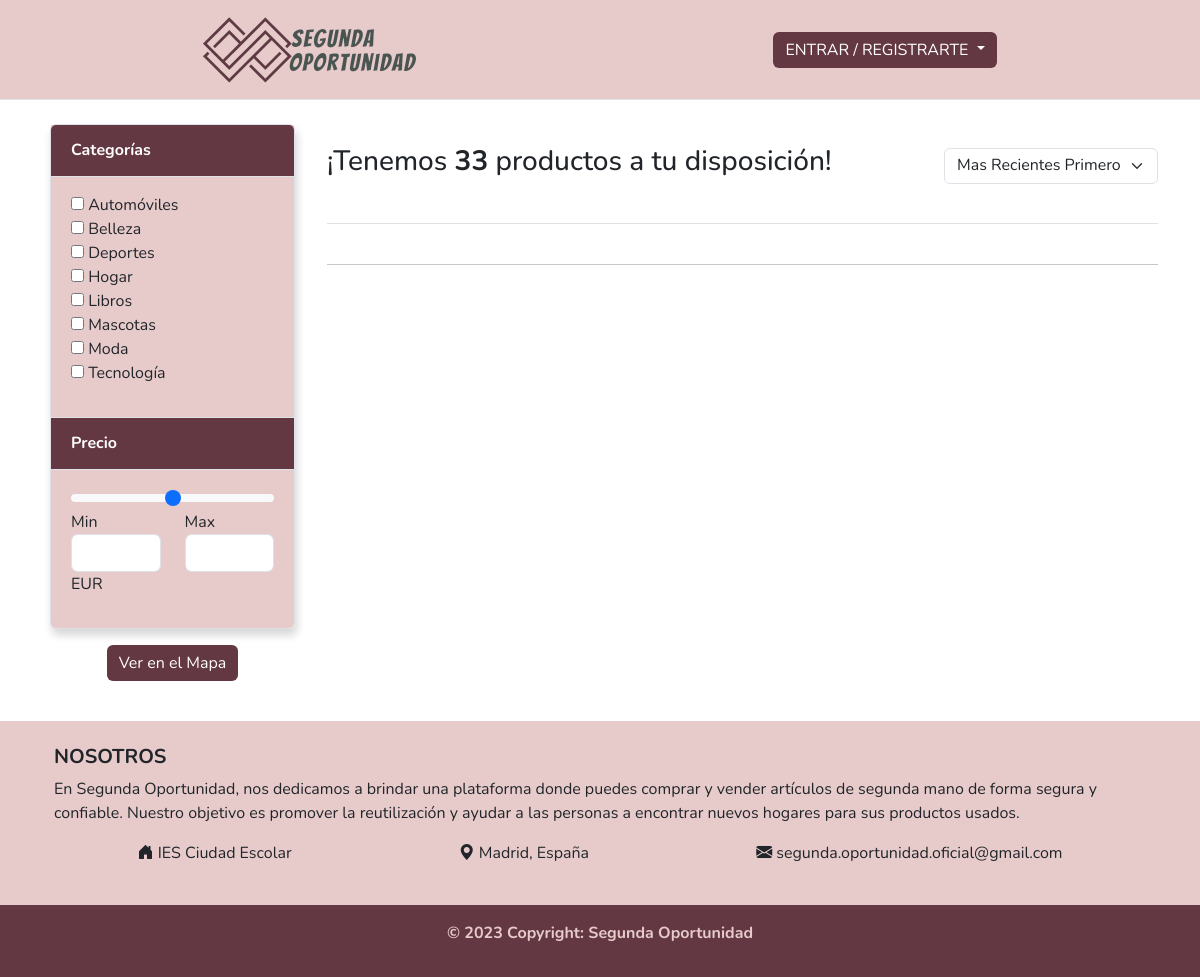
/Controlador/controlador_productos.php, run on the app's committed database.
### tables this page shows
CREATE TABLE `categorias` (
  `id_categoria` tinyint(3) UNSIGNED NOT NULL,
  `nom_categoria` varchar(30) NOT NULL,
  `desc_categoria` text NOT NULL
);

### web/Modelo/conexion.php (called while the page is built)
<?php
class Conexion {
    private $server = "localhost";
    private $db = "segunda_oportunidad";
    private $user = "root";
    private $pssw = "";
    function get_conexion(){
        try {
            $conn = new PDO('mysql:host='.$this->server.'; dbname='.$this->db,$this->user,$this->pssw);
            $conn->setAttribute(PDO::ATTR_ERRMODE, PDO::ERRMODE_EXCEPTION);
            return $conn;
        } catch(PDOException $e) {
            echo "Excepcion: ".$e;
            return $e->getMessage();
        }
    }
}
?>

### web/Modelo/categoriaDAO.php (called while the page is built)
<?php
require_once("conexion.php");
class categoriaDAO extends Conexion {
    private $con;
    function __construct() {
        $this->con = parent::get_conexion();
    }
    function obtiene_todas_categorias(){
        try {
            $sql = "SELECT id_categoria, nom_categoria FROM categorias";
            $stmt = $this->con->prepare($sql);
            if($stmt->execute()){
                $registros = $stmt->fetchAll(PDO::FETCH_ASSOC);
            }
            return $registros;
        } catch (PDOException $e) {
            return false;
        }
    }
}
?>

### web/Vista/index.php (the view, shortened to what this page needs)
<?php require_once("../Vista/cabecera.php") ?>
<!DOCTYPE html>
<html lang="es">
<head>
 <link rel="stylesheet" href="../Vista/css/index.css">
</head>
<body>
  <section>
    <div class="container">
      <div class="row">
        <div class="col-lg-3">
          <div class="card d-lg-block mb-3">
            <div class="accordion" id="acordion">
              <div class="accordion-item">
                <h2 class="accordion-header" id="headingOne">
                  <button class="accordion-button" >
                    <b>Categorías</b>
                  </button>
                </h2>
                <div id="collapseOne" class="show" aria-labelledby="headingOne" data-bs-parent="#accordion">
                  <div class="accordion-body">
                    <ul class="list-unstyled">
                    <?php
                      $html = "";
                      foreach($categorias AS $categoria){
                        $html .= "<input type='checkbox' class='checkbox_categoria' value='".$categoria['id_categoria']."' /> ";
                        $html .= $categoria['nom_categoria']."<br/>";
                      }
                      $html .= "";
                      echo $html;
                      ?>
                    </ul>
                  </div>
                </div>
              </div>
              <div class="accordion-item">
                <h2 class="accordion-header" id="headingThree">
                  <button class="accordion-button fw-bold">
                    Precio
                  </button>
                </h2>
                <div id="collapseTwo" class="show" aria-labelledby="headingTwo" data-bs-parent="#accordion">
                  <div class="accordion-body">
                    <div class="range">
                      <input type="range" class="form-range" max="300" min="0" id="range_precio" />
                    </div>
                    <div class="row mb-3">
                      <div class="col-6">
                        <p class="mb-0">
                          Min
                        </p>
                        <div class="form-outline">
                          <input type="number" id="precio_min" class="form-control" />
                          <span class="label label-info">EUR</span>
                        </div>
                      </div>
                      <div class="col-6">
                        <p class="mb-0">
                          Max
                        </p>
                        <div class="form-outline">
                          <input type="number" id="precio_max" min="0" max="999999" class="form-control" />
                        </div>
                      </div>
                    </div>
                  </div>
                </div>
              </div>
            </div>
          </div>
          <div class="d-flex justify-content-center align-items-center">
             <form action="../Controlador/controlador_productos.php" method="post">
                <button class="btn" type="submit">Ver en el Mapa</button>
              </form>
          </div>
        </div>
        <div class="col-lg-9">
          <header class="d-sm-flex align-items-center border-bottom mb-4 pb-3">
          <h3>¡Tenemos <b><?php print_r($productos_totales) ?></b> productos a tu disposición!</h3>
            <div class="ms-auto">
              <select class="form-select d-inline-block w-auto border pt-1" id="ordenar_por">
                <option selected="selected" value="fecha_desc">Mas Recientes Primero</option>
              </select>
            </div>
          </header>
          <hr />
          <nav aria-label="Page navigation example" class="d-flex justify-content-center mt-3">
          </nav>
        </div>
      </div>
    </div>
  </section>
</body>
</html>

### web/Controlador/controlador_productos.php (shortened to what this page needs)
<?php
require_once("../Modelo/categoriaDAO.php");
$productoDAO = new productoDAO();
$categoriaDAO = new categoriaDAO();
$fotoDAO = new fotoDAO();
$productos_totales = $productoDAO->productos_totales();
if (!isset($_SESSION['perfil']) && !isset($_COOKIE["es_logeado"])) {
    if (isset($_POST["ver_producto"])) {
        $producto = $productoDAO->obtiene_producto_id($_POST["ver_producto"]);
        setcookie("id_ultima_categoria_0", $producto["id_categoria"], time() + (86400 * 30), "/");
        if (isset($_COOKIE["ultimos_productos_0"]))
            $ultimos_productos = unserialize($_COOKIE["ultimos_productos_0"]);
        else
            $ultimos_productos = [];
        if (count($ultimos_productos) >= 9) {
            array_shift($ultimos_productos);
            array_push($ultimos_productos, $producto["id_producto"]);
        } else {
            array_push($ultimos_productos, $producto["id_producto"]);
        }
        setcookie("ultimos_productos_0", serialize($ultimos_productos), time() + (86400 * 30), "/");
        $fotos = $fotoDAO->fotos_por_producto($_POST["ver_producto"]);
        $productoDAO->anade_visita($_POST["ver_producto"]);
        require_once("../Vista/vista_producto.php");
    } else if (isset($_GET["index"])) {
        $categorias = $categoriaDAO->obtiene_todas_categorias();
        require_once("../Vista/index.php");
    } else if (isset($_GET['login'])) {
        require_once("../Vista/login.php");
    } else if (isset($_GET['registro'])) {
        require_once("../Vista/registro.php");
    } else if (isset($_POST["mapa_productos"])) {
        require_once("../Vista/mapa_productos.php");
    } else if (isset($_GET["abrir_recuperar_clave"])) {
        require "../Vista/recuperar_contrasena1.php";
    } else {
        $categorias = $categoriaDAO->obtiene_todas_categorias();
        require_once("../Vista/index.php");
    }
}
?>

### web/Vista/cabecera.php (shortened to what this page needs)
<link rel="stylesheet" href="../Vista/css/cabecera.css">
<link rel="stylesheet" href="../Vista/css/notificaciones.css">
<header id="cabecera" class="border-bottom mb-4 d-flex justify-content-center align-items-center">
  <div class="container">
    <div class="row">
      <div id="e1"  class="align-items-center justify-content-start">
        <a href="../Controlador/controlador_productos.php?index"><img src="../Vista/img/logo.png" id="logo" alt="Logo"></a>
      </div>
      <div id="e3"  class="justify-content-center align-items-center">
        <div class="dropdown">
          <?php
          $html = "";
          if (isset($_SESSION['perfil'])) {
            require_once("../Modelo/mensajeDAO.php");
            $mensajeDAO = new mensajeDAO();
            $colegas = $mensajeDAO->obtiene_colegas($_SESSION['perfil']['id_usuario']);
            $html .= "<button class='btn dropdown-toggle' type='button' id='dropdownMenuButton1' data-bs-toggle='dropdown' aria-expanded='false'>
                Hola {$_SESSION["perfil"]["nom_usuario"]}
              </button>
              <ul class='dropdown-menu' aria-labelledby='dropdownMenuButton1'>
                <li><a class='dropdown-item' href='../Controlador/controlador_productos.php?configuracion'><i class='bi bi-gear'></i> Configuración</a></li>
                <li><a class='dropdown-item' href='../Controlador/controlador_productos.php?tus_productos'><i class='bi bi-bag'></i> Tus productos</a></li>
                <li><a class='dropdown-item' href='../Controlador/controlador_productos.php?nuevo_producto'><i class='bi bi-arrow-bar-up'></i> Subir productos</a></li>
                <li><a class='dropdown-item' href='../Controlador/controlador_productos.php?tus_favoritos'><i class='bi bi-heart'></i> Tus Favoritos</a></li>";
            if(!empty($colegas)) {
              $html .= "<li><a class='dropdown-item' href='../Controlador/controlador_productos.php?chat'><i class='bi bi-chat-dots'></i> Mensajes</a></li>";
            }
            $html .= "<li><a class='dropdown-item' href='../Controlador/controlador_productos.php?cerrar_sesion'><i class='bi bi-box-arrow-right'></i> Cerrar Sesión</a></li>
              </ul>";
          } else {
            $html .= " <button class='btn dropdown-toggle' type='button' id='dropdownMenuButton1' data-bs-toggle='dropdown' aria-expanded='false'>
                ENTRAR / REGISTRARTE
              </button>
              <ul class='dropdown-menu' aria-labelledby='dropdownMenuButton1'>
              <li><a class='dropdown-item' href='../Controlador/controlador_productos.php?login'><i class='bi bi-box-arrow-in-right'></i> ENTRAR</a></li>
                            <li><a class='dropdown-item' href='../Controlador/controlador_productos.php?registro'><i class='bi bi-person-plus'></i> REGISTRARSE</a></li>
              </ul>";
          }
          echo $html;
          ?>
        </div>
      </div>
    </div>
  </div>
</header>
<link href="https://cdn.jsdelivr.net/npm/bootstrap@5.3.0-alpha2/dist/css/bootstrap.min.css" rel="stylesheet">
<link rel="stylesheet" href="https://cdn.jsdelivr.net/npm/bootstrap-icons@1.3.0/font/bootstrap-icons.css">

### web/Vista/css/cabecera.css (style rules this page uses)
header { min-height: 100px; max-height: 100px; margin: 0; }
#logo { width: 250px; height: auto; }
#cabecera { background-color: #e7cbcb !important; }
button { background-color: #643843 !important; color: white !important; border: none !important; }
* { font-family: 'Nunito'; }

### web/Vista/css/index.css (style rules this page uses)
.accordion-button::after { background-image: initial; }
.accordion-button:not(.collapsed)::after { background-image: initial; }
.card { margin: 0 .5em; box-shadow: 2px 6px 8px 0 rgba(22, 22, 26, 0.18); border: none; }
.accordion-item { background-color: #e7cbcb; }
.accordion-header { background-color: #e7cbcb; }

### data on the page
categorias: nom_categoria "Automóviles"
categorias: nom_categoria "Belleza"
categorias: nom_categoria "Deportes"
categorias: nom_categoria "Hogar"
categorias: nom_categoria "Libros"
categorias: nom_categoria "Mascotas"
categorias: nom_categoria "Moda"
categorias: nom_categoria "Tecnología"
